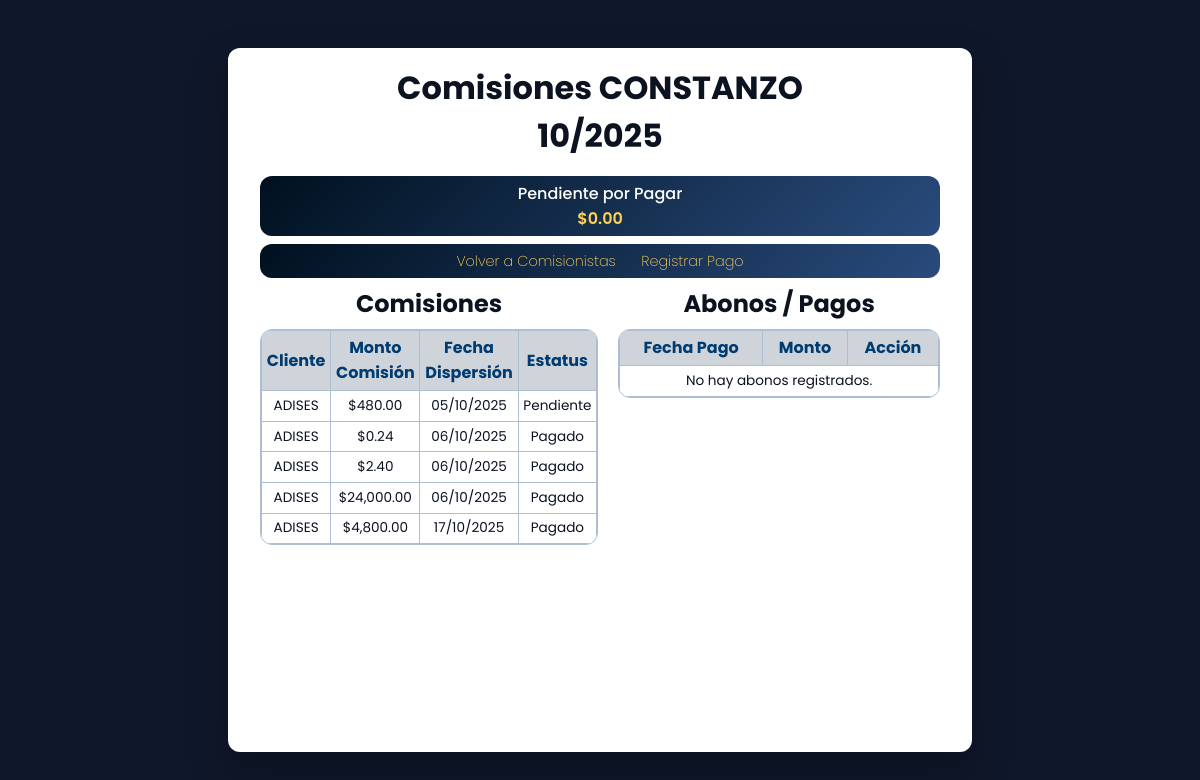
/comisiones/detalle/CONSTANZO/, run on an earlier commit of the app's database.
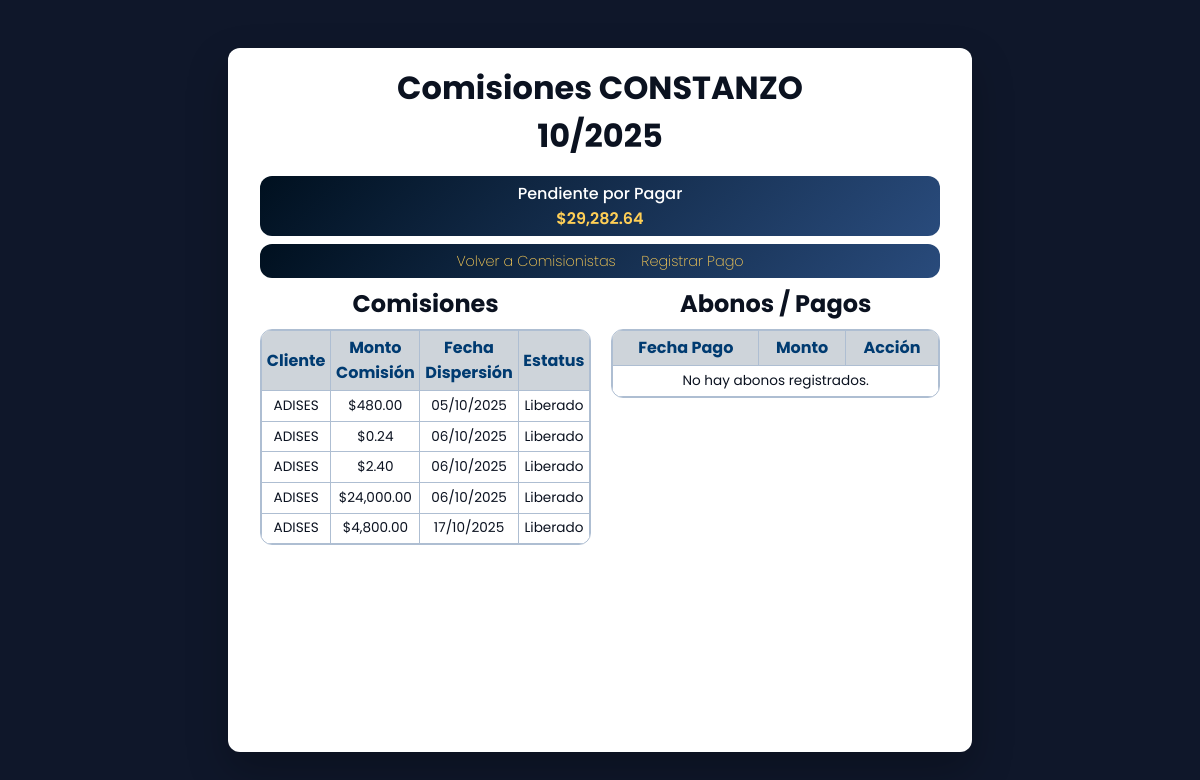
And on a later commit of the database.
### comisiones/models.py (models this page shows, shortened)
class Comision(models.Model):
    dispersion = models.ForeignKey(Dispersion, on_delete=models.CASCADE, related_name="comisiones")
    cliente = models.ForeignKey(Cliente, on_delete=models.CASCADE)
    comisionista = models.CharField(max_length=255)
    porcentaje = models.DecimalField(max_digits=5, decimal_places=2)
    monto = models.DecimalField(max_digits=12, decimal_places=2)
    fecha = models.DateTimeField(auto_now_add=True)
    estatus = models.CharField(max_length=50, default='Pendiente')

### clientes/models.py (models this page shows, shortened)
class Cliente(models.Model):
    servicio = models.CharField(max_length=100)
    comision_procom = models.FloatField(blank=True, null=True)
    nombre = models.CharField(max_length=150)
    utilidad_enrok = models.FloatField(blank=True, null=True)
    comisionista_1 = models.CharField(max_length=100, blank=True, null=True)
    porcentaje_1 = models.FloatField(blank=True, null=True)
    comisionista_2 = models.CharField(max_length=100, blank=True, null=True)
    porcentaje_2 = models.FloatField(blank=True, null=True)
    comisionista_3 = models.CharField(max_length=100, blank=True, null=True)
    porcentaje_3 = models.FloatField(blank=True, null=True)
    comisionista_4 = models.CharField(max_length=100, blank=True, null=True)
    porcentaje_4 = models.FloatField(blank=True, null=True)
    comisionista_5 = models.CharField(max_length=100, blank=True, null=True)
    porcentaje_5 = models.FloatField(blank=True, null=True)
    comisionista_6 = models.CharField(max_length=100, blank=True, null=True)
    porcentaje_6 = models.FloatField(blank=True, null=True)
    comisionista_7 = models.CharField(max_length=100, blank=True, null=True)
    porcentaje_7 = models.FloatField(blank=True, null=True)
    comisionista_8 = models.CharField(max_length=100, blank=True, null=True)
    porcentaje_8 = models.FloatField(blank=True, null=True)
    comisionista_9 = models.CharField(max_length=100, blank=True, null=True)
    porcentaje_9 = models.FloatField(blank=True, null=True)
    fecha_registro = models.DateTimeField(auto_now_add=True)

### dispersiones/models.py (models this page shows, shortened)
class Dispersion(models.Model):
    fecha = models.DateTimeField(default=timezone.now)
    cliente = models.ForeignKey(Cliente, on_delete=models.CASCADE)
    factura = models.CharField(max_length=100)
    num_factura = models.CharField(max_length=100, blank=True, null=True)
    monto = models.DecimalField(max_digits=12, decimal_places=2)
    comision = models.DecimalField(max_digits=12, decimal_places=2, editable=False)
    num_factura_honorarios = models.CharField(max_length=100, blank=True, null=True)
    total_honorarios = models.DecimalField(max_digits=12, decimal_places=2, editable=False)
    estatus = models.CharField(max_length=50)
    comentarios = models.TextField(blank=True, null=True)
    estatus_periodo = models.CharField(max_length=50)
    estatus_pago = models.CharField(max_length=50, default="Pendiente")
    comision_procom = models.DecimalField(max_digits=5, decimal_places=2, editable=False)

### comisiones/views.py (the view)
# urls.py: path('detalle/<str:comisionista>/', views.detalle_comisiones, name='comisiones_detalle'),
def detalle_comisiones(request, comisionista):
    from urllib.parse import urlparse, parse_qs
    volver_url = request.GET.get('volver', '/comisiones/listar/')
    parsed = urlparse(volver_url)
    query = parse_qs(parsed.query)
    mes = int(query.get('mes', [datetime.now().month])[0])
    anio = int(query.get('anio', [datetime.now().year])[0])
    detalle = Comision.objects.filter(
        comisionista=comisionista,
        dispersion__fecha__month=mes,
        dispersion__fecha__year=anio
    ).order_by('dispersion__fecha')
    abonos = Pago.objects.filter(
        comisionista=comisionista,
        mes=mes,
        anio=anio
    ).order_by('fecha_pago')
    total_liberadas = detalle.filter(estatus='Liberado').aggregate(Sum('monto'))['monto__sum'] or 0
    total_abonos = abonos.aggregate(Sum('monto'))['monto__sum'] or 0
    pendiente_pagar = total_liberadas - total_abonos
    context = {
        'comisionista': comisionista,
        'detalle': detalle,
        'abonos': abonos,
        'next': request.get_full_path(),
        'volver_url': volver_url,
        'mes': mes,
        'anio': anio,
        'pendiente_pagar': pendiente_pagar,  # <-- NUEVO
    }
    return render(request, 'comisiones/detalle.html', context)

### comisiones/templates/comisiones/detalle.html (shortened to what this page needs)
<!DOCTYPE html>
<html lang="es">
{% load humanize %}
<head>
</head>
<body>
  <div class="card">
    <h1>Comisiones {{ comisionista }}</h1>
    <h1>{{ mes }}/{{ anio }}</h1>
    <div class="pendiente-box">
      <h2>Pendiente por Pagar</h2>
      <p class="monto">${{ pendiente_pagar|floatformat:2|intcomma }}</p>
    </div>
    <div class="actions">
      <a href="{{ volver_url }}" class="btn">Volver a Comisionistas</a>
      <a href="{% url 'registrar_pago' comisionista %}?next={{ next|urlencode }}&mes={{ mes }}&anio={{ anio }}" class="btn">Registrar Pago</a>
    </div>
    <div style="display:flex; gap: 20px;">
      <div style="flex:1;">
        <h2>Comisiones</h2>
        <div style="border:1px solid #aebed2; border-radius:12px; overflow:hidden;">
          <table>
            <tr>
              <th>Cliente</th>
              <th>Monto Comisión</th>
              <th>Fecha Dispersión</th>
              <th>Estatus</th>
            </tr>
            {% for d in detalle %}
            <tr>
              <td>{{ d.cliente.nombre }}</td>
              <td>${{ d.monto|floatformat:2|intcomma }}</td>
              <td>{{ d.dispersion.fecha|date:"d/m/Y" }}</td>
              <td>{{ d.estatus }}</td>
            </tr>
            {% empty %}
            <tr>
              <td colspan="4" style="text-align:center;">No hay comisiones registradas.</td>
            </tr>
            {% endfor %}
          </table>
        </div>
      </div>
      <div style="flex:1;">
        <h2>Abonos / Pagos</h2>
        <div style="border:1px solid #aebed2; border-radius:12px; overflow:hidden;">
          <table>
            <tr>
              <th>Fecha Pago</th>
              <th>Monto</th>
              <th>Acción</th>
            </tr>
            {% for a in abonos %}
            <tr>
              <td>{{ a.fecha_pago|date:"d/m/Y" }}</td>
              <td>${{ a.monto|floatformat:2|intcomma }}</td>
              <td>
                <a href="{% url 'editar_pago' comisionista a.id %}?next={{ next|urlencode }}&mes={{ mes }}&anio={{ anio }}" class="btn_editar">Editar</a>
              </td>
            </tr>
            {% empty %}
            <tr>
              <td colspan="3" style="text-align:center;">No hay abonos registrados.</td>
            </tr>
            {% endfor %}
          </table>
        </div>
      </div>
    </div>
  </div>
</body>
</html>

What changed in the data, as far as the page shows it:
changed Comision (number 1 of 5 on the later page): estatus "Pendiente" → "Liberado"
changed Comision (number 2 of 5 on the later page): estatus "Pagado" → "Liberado"
changed Comision (number 3 of 5 on the later page): estatus "Pagado" → "Liberado"
changed Comision (number 4 of 5 on the later page): estatus "Pagado" → "Liberado"
changed Comision (number 5 of 5 on the later page): estatus "Pagado" → "Liberado"
Also different on the page:
{{ pendiente_pagar|floatformat:2|intcomma }}: "0.00" → "29,282.64"
